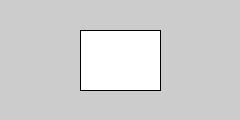
Frame 1 (no input)
Frame 60 (the mouse pressed at the canvas centre just before this capture): identical to frame 1, image omitted
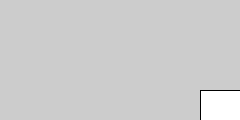
Frame 120 (the mouse held since frame 60 and released just before this capture)

The Processing sketch that drew these frames (run headless with seeded random() and noise(); from frame 60 on, the mouse is pressed at the canvas centre):

// Processing sketch: Programing1Lesson08Sample09
// ── Programing1Lesson08Sample09.pde
//グローバル変数定義
int x = 80;
int y = 30;
int w = 80;
int h = 60;

//初期化
void setup() {
  size(240,120);
}

//描画処理:矩形の中に入ったら、黒に染める
void draw() {
  background(204);
  if((mouseX > x) && (mouseX < x+w) && (mouseY > y) && (mouseY < y+h)) {
    fill(0);
    if(mousePressed == true) {
      x = (x + (mouseX - pmouseX));
      y = (y + (mouseY - pmouseY));      
    }
  } else {
    fill(255);
  }
  rect(x, y, w, h);
}
 
